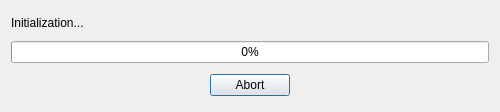
<?xml version="1.0" encoding="UTF-8"?>
<ui version="4.0">
 <class>ProgressBarDialog</class>
 <widget class="QDialog" name="ProgressBarDialog">
  <property name="geometry">
   <rect>
    <x>0</x>
    <y>0</y>
    <width>500</width>
    <height>112</height>
   </rect>
  </property>
  <property name="sizePolicy">
   <sizepolicy hsizetype="Fixed" vsizetype="Fixed">
    <horstretch>0</horstretch>
    <verstretch>0</verstretch>
   </sizepolicy>
  </property>
  <property name="minimumSize">
   <size>
    <width>500</width>
    <height>112</height>
   </size>
  </property>
  <property name="maximumSize">
   <size>
    <width>500</width>
    <height>112</height>
   </size>
  </property>
  <property name="windowTitle">
   <string>Progress...</string>
  </property>
  <layout class="QGridLayout" name="gridLayout">
   <item row="2" column="0">
    <widget class="QDialogButtonBox" name="pushButton_abort">
     <property name="orientation">
      <enum>Qt::Horizontal</enum>
     </property>
     <property name="standardButtons">
      <set>QDialogButtonBox::Abort</set>
     </property>
     <property name="centerButtons">
      <bool>true</bool>
     </property>
    </widget>
   </item>
   <item row="1" column="0">
    <widget class="QProgressBar" name="progressBar">
     <property name="value">
      <number>0</number>
     </property>
    </widget>
   </item>
   <item row="0" column="0">
    <widget class="QLabel" name="progress_text">
     <property name="sizePolicy">
      <sizepolicy hsizetype="Fixed" vsizetype="Fixed">
       <horstretch>0</horstretch>
       <verstretch>0</verstretch>
      </sizepolicy>
     </property>
     <property name="text">
      <string>Initialization...</string>
     </property>
    </widget>
   </item>
  </layout>
 </widget>
 <resources/>
 <connections>
  <connection>
   <sender>pushButton_abort</sender>
   <signal>accepted()</signal>
   <receiver>ProgressBarDialog</receiver>
   <slot>accept()</slot>
   <hints>
    <hint type="sourcelabel">
     <x>248</x>
     <y>254</y>
    </hint>
    <hint type="destinationlabel">
     <x>157</x>
     <y>274</y>
    </hint>
   </hints>
  </connection>
  <connection>
   <sender>pushButton_abort</sender>
   <signal>rejected()</signal>
   <receiver>ProgressBarDialog</receiver>
   <slot>reject()</slot>
   <hints>
    <hint type="sourcelabel">
     <x>316</x>
     <y>260</y>
    </hint>
    <hint type="destinationlabel">
     <x>286</x>
     <y>274</y>
    </hint>
   </hints>
  </connection>
 </connections>
</ui>
